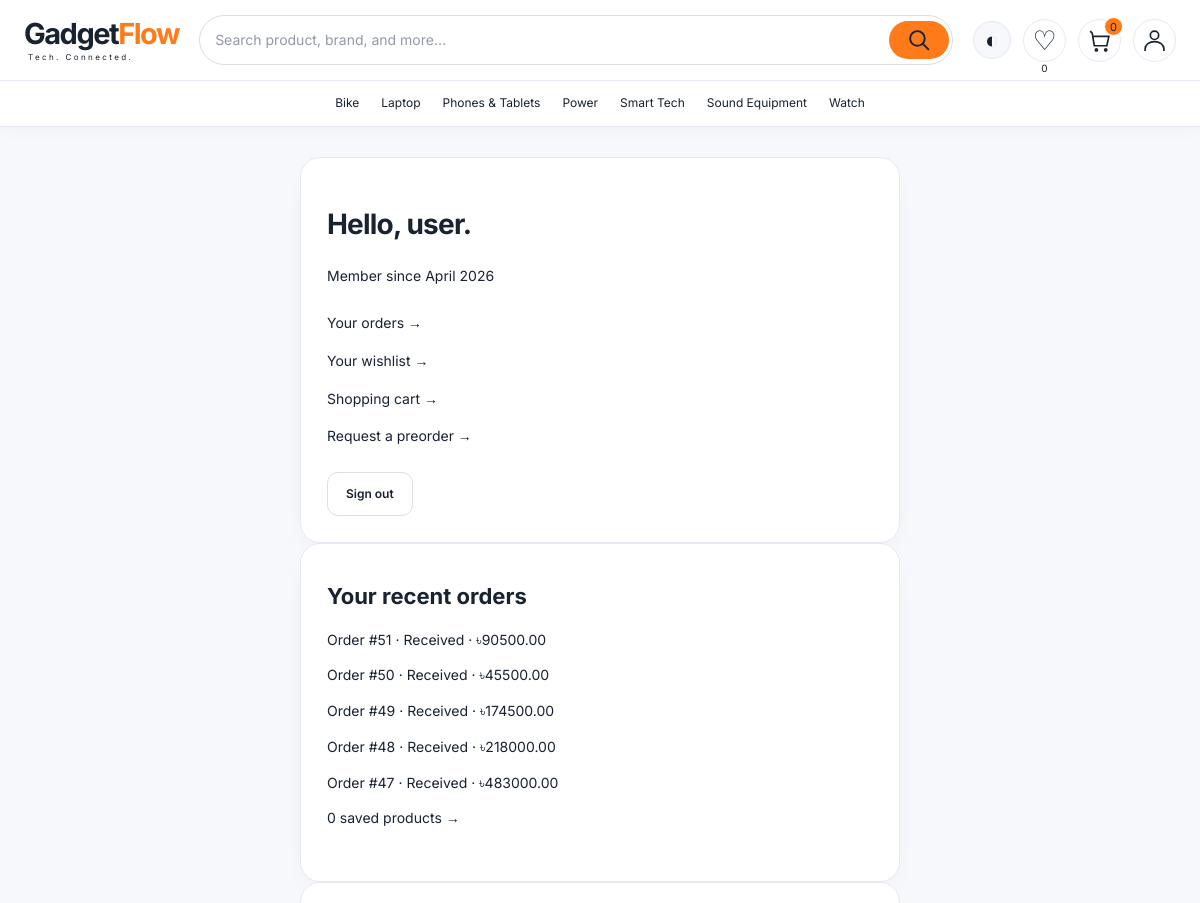
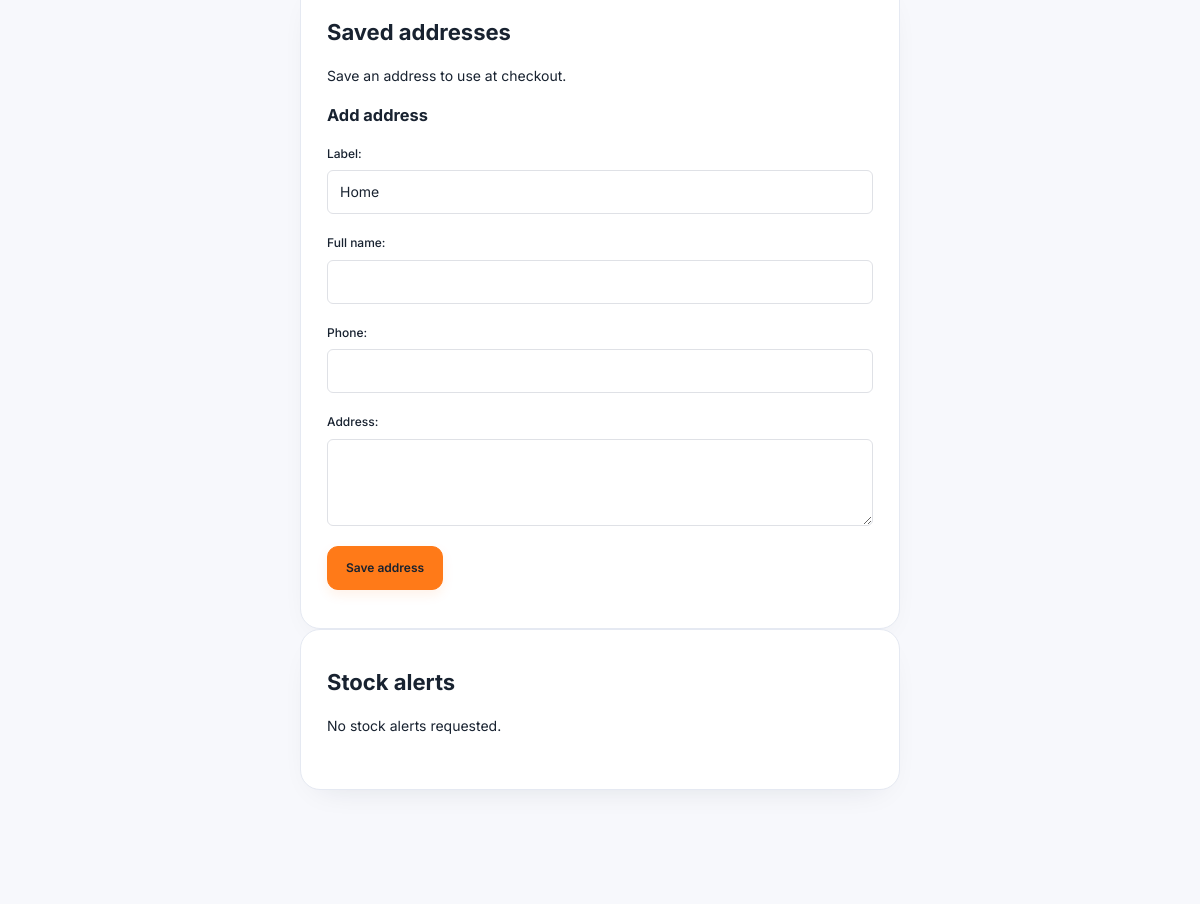
The app's page /profile/ (signed in, upper part), older data (2 pictures, top to bottom).
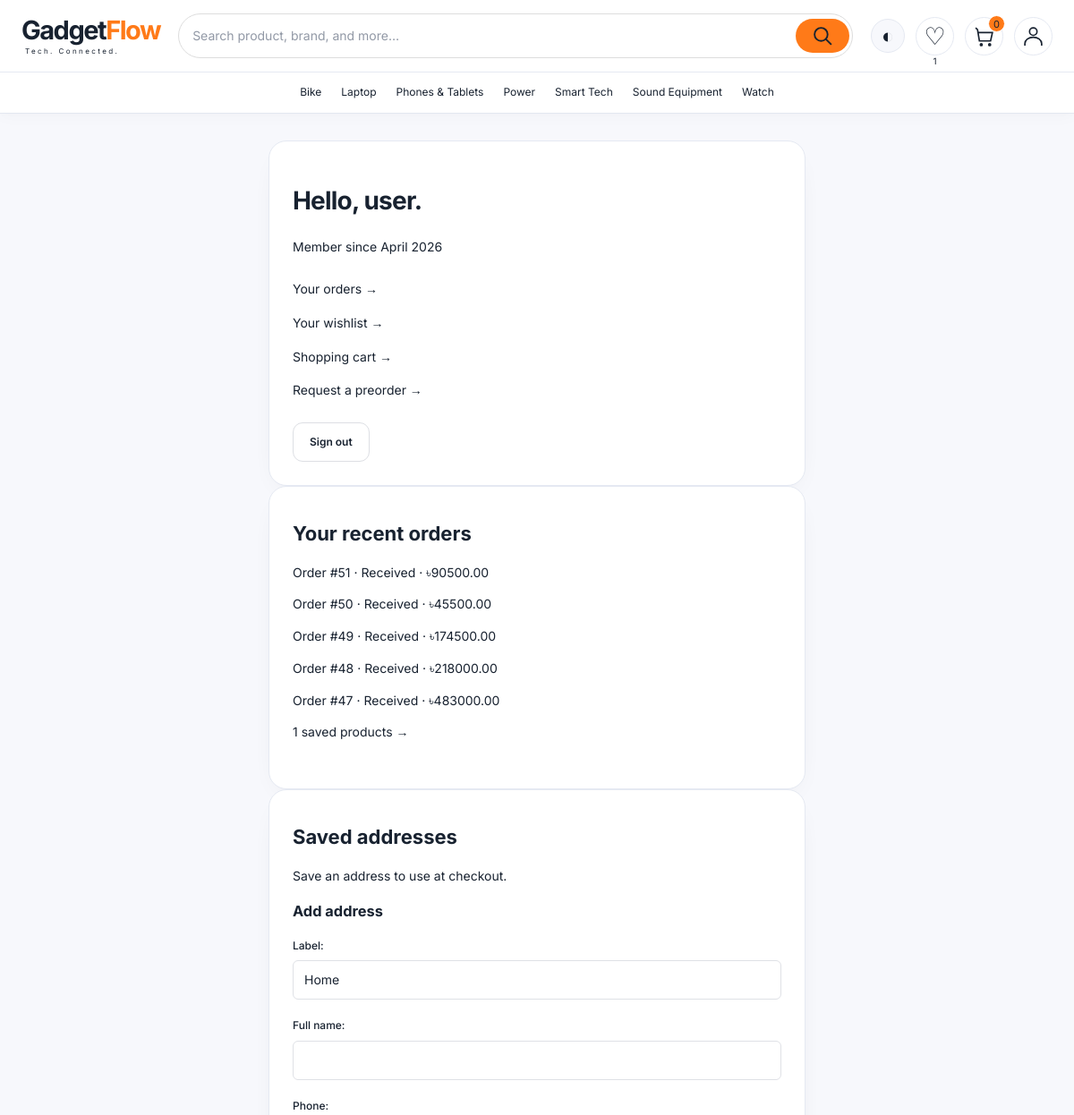
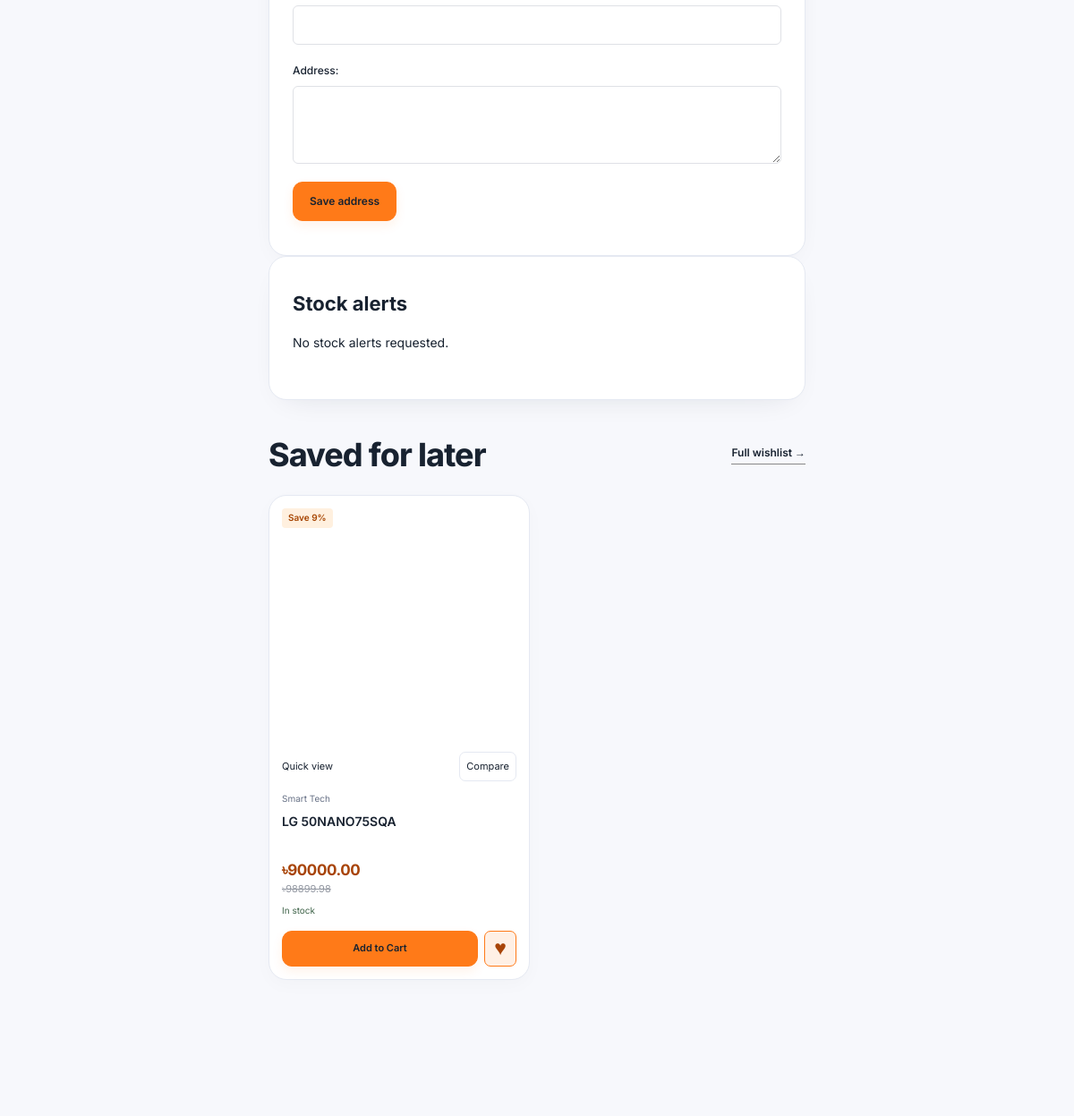
The same page, newer data (2 pictures, top to bottom).
### shop/models.py (models this page shows, shortened)
class Category(models.Model):
    name = models.CharField(max_length=100, unique=True)
    parent = models.ForeignKey('self', null=True, blank=True, on_delete=models.SET_NULL, related_name='children')
    image = models.ImageField(upload_to='categories/', blank=True)
    featured = models.BooleanField(default=True)
    position = models.PositiveIntegerField(default=0)
    class Meta:
        ordering = ['position', 'name']

class Order(models.Model):
    class Meta:
        permissions = [('record_cod_collection', 'Can record cash on delivery collection'),
                       ('verify_manual_payment', 'Can verify manual payment against merchant records')]
    inventory_released = models.BooleanField(default=False, editable=False)
    courier_name = models.CharField(max_length=100, blank=True)
    tracking_number = models.CharField(max_length=150, blank=True)
    tracking_url = models.URLField(max_length=500, blank=True, validators=[validate_public_https])
    STATUS_CHOICES = [('awaiting_payment', 'Awaiting payment'), ('received', 'Received'), ('processing', 'Processing'), ('shipped', 'Shipped'), ('delivered', 'Delivered'), ('cancelled', 'Cancelled')]
    status = models.CharField(max_length=20, choices=STATUS_CHOICES, default='received')
    coupon_code = models.CharField(max_length=40, blank=True)
    coupon_discount = models.DecimalField(max_digits=14, decimal_places=2, default=0)
    user = models.ForeignKey(User, on_delete=models.CASCADE, related_name='orders')
    full_name = models.CharField(max_length=100)
    email = models.EmailField()
    address = models.TextField()
    phone = models.CharField(max_length=20)
    total_price = models.DecimalField(max_digits=14, decimal_places=2)
    date_ordered = models.DateTimeField(auto_now_add=True)
    PAYMENT_CHOICES = [
        ('CARD', 'Card (hosted checkout)'),
        ('ONLINE_BKASH', 'bKash (hosted checkout)'),
        ('COD', 'Cash on Delivery'),
        ('BKASH', 'bKash'),
    ]
    payment_method = models.CharField(max_length=20, choices=PAYMENT_CHOICES, default='COD')
    bkash_number = models.CharField(max_length=15, null=True, blank=True)
    trx_id = models.CharField(max_length=50, null=True, blank=True)
    checkout_token = models.UUIDField(unique=True, null=True, blank=True, editable=False)
    subtotal = models.DecimalField(max_digits=14, decimal_places=2, default=0)
    shipping_price = models.DecimalField(max_digits=10, decimal_places=2, default=0)
    savings = models.DecimalField(max_digits=14, decimal_places=2, default=0)
    payment_status = models.CharField(max_length=20, default='pending', choices=[('pending', 'Unpaid / pending'),
                                                                                 ('manual_review',
                                                                                  'Awaiting verification'),
                                                                                 ('paid', 'Verified paid'),
                                                                                 ('failed', 'Payment failed'),
                                                                                 ('cancelled', 'Payment cancelled'),
                                                                                 ('expired', 'Payment expired'),
                                                                                 ('review', 'Payment needs reconciliation')])

class Product(models.Model):
    category = models.ForeignKey(Category, on_delete=models.CASCADE, related_name='products')
    name = models.CharField(max_length=200)
    description = models.TextField(blank=True)
    price = models.DecimalField(max_digits=8, decimal_places=2)
    image = models.ImageField(upload_to='product_images/', blank=True, null=True)
    logo = models.ImageField(upload_to='logos/', blank=True, null=True, help_text='Preserved legacy product logo.')
    brand = models.ForeignKey('Brand', blank=True, null=True, on_delete=models.SET_NULL, related_name='products')
    compare_at_price = models.DecimalField(max_digits=10, decimal_places=2, blank=True, null=True,
                                           validators=[MinValueValidator(Decimal('0'))])
    stock = models.PositiveIntegerField(null=True, blank=True,
                                        help_text='Blank preserves legacy products with untracked stock. Set a quantity to enforce inventory.')
    featured = models.BooleanField(default=False)
    position = models.PositiveIntegerField(default=0)
    specifications = models.JSONField(default=dict, blank=True,
                                      help_text='An object of specification names and values.')
    @property
    def pricing_item(self):
        variants = list(self.variants.all())
        available = [variant for variant in variants if variant.stock > 0]
        return min(available or variants, key=lambda variant: variant.price) if variants else self
    @property
    def selling_price(self):
        return self.pricing_item.price
    @property
    def has_variants(self):
        return bool(self.variants.all())
    @property
    def discount_percent(self):
        item = self.pricing_item
        if not item.compare_at_price or item.compare_at_price <= item.price:
            return 0
        return round((item.compare_at_price - item.price) / item.compare_at_price * 100)
    @property
    def display_original_price(self):
        return self.pricing_item.compare_at_price
    @property
    def availability(self):
        variants = list(self.variants.all())
        if variants:
            return 'In stock' if any(v.stock > 0 for v in variants) else 'Out of stock'
        return 'Availability confirmed with order' if self.stock is None else (
            'In stock' if self.stock > 0 else 'Out of stock')
    @property
    def can_purchase(self):
        return self.availability != 'Out of stock'

### shop/views.py (the view)
# urls.py: path('profile/', views.profile_view, name='profile'),
@login_required
def profile_view(request):
    instance = None
    address_id = request.POST.get('address_id') if request.method == 'POST' else request.GET.get('edit')
    if address_id:
        if not address_id.isdigit():
            raise Http404
        instance = get_object_or_404(SavedAddress, pk=address_id, user=request.user)
    form = AddressForm(request.POST if request.method == 'POST' else None, instance=instance)
    if request.method == 'POST' and form.is_valid():
        address = form.save(commit=False)
        address.user = request.user
        address.save()
        messages.success(request, 'Address saved.')
        return redirect('profile')
    return render(request, 'shop/profile.html', {'address_form': form, 'editing_address': instance,
                                               'addresses': request.user.addresses.all(),
                                               'saved_products': products_query().filter(wishlist__user=request.user)[:4],
                                               'recent_orders': request.user.orders.order_by('-date_ordered')[:5]})

### shop/templates/shop/profile.html (shortened to what this page needs)
{% extends 'base.html' %}
{% block content %}
    <div class="gf-shell gf-page gf-narrow">
        <section class="gf-panel"><h1>Hello, {{ user.username }}.</h1><p>Member since {{ user.date_joined|date:'F Y' }}</p>
            <div class="gf-account-links"><a href="{% url 'order_history' %}">Your orders →</a><a
                    href="{% url 'wishlist' %}">Your wishlist →</a><a href="{% url 'cart_view' %}">Shopping cart →</a><a
                    href="{% url 'preorder' %}">Request a preorder →</a></div>
            <form method="post" action="{% url 'logout' %}">{% csrf_token %}
                <button class="gf-button gf-button-secondary">Sign out</button>
            </form>
        </section>
        <section class="gf-panel gf-section"><h2>Your recent orders</h2>{% for order in recent_orders %}<p><a href="{% url 'order_detail' order.pk %}">Order #{{ order.pk }} · {{ order.get_status_display }} · ৳{{ order.total_price }}</a></p>{% empty %}<p>You haven’t placed an order yet.</p>{% endfor %}<p><a href="{% url 'wishlist' %}">{{ wishlist_ids|length }} saved products →</a></p></section>
        <section class="gf-panel gf-section"><h2>Saved addresses</h2>{% for address in addresses %}<article class="gf-address"><h3>{{ address.label }}</h3><p>{{ address.full_name }} · {{ address.phone }}<br>{{ address.address|linebreaksbr }}</p><a href="?edit={{ address.pk }}#address-form">Edit</a><form action="{% url 'delete_address' address.pk %}" method="post">{% csrf_token %}<button class="gf-button gf-button-secondary">Delete</button></form></article>{% empty %}<p>Save an address to use at checkout.</p>{% endfor %}
        <h3 id="address-form">{% if editing_address %}Edit address{% else %}Add address{% endif %}</h3><form method="post" class="gf-form">{{ address_form.as_p }}<button class="gf-button gf-button-primary">Save address</button></form></section>
        <section class="gf-panel gf-section"><h2>Stock alerts</h2>{% for alert in user.stock_alerts.all %}<article class="gf-address"><p>{{ alert.product.name }}{% if alert.variant %} / {{ alert.variant.option_label }}{% endif %} · {{ alert.email }}</p><p>{% if alert.sent_at %}Email sent {{ alert.sent_at|date:'d M Y, H:i' }}{% elif alert.active %}Waiting for restock{% else %}Cancelled{% endif %}</p>{% if alert.active %}<form method="post" action="{% url 'unsubscribe_stock' alert.pk %}">{% csrf_token %}<button class="gf-button gf-button-secondary">Cancel alert</button></form>{% endif %}</article>{% empty %}<p>No stock alerts requested.</p>{% endfor %}</section>
        {% if saved_products %}<section class="gf-section"><div class="gf-section-heading"><h2>Saved for later</h2><a href="{% url 'wishlist' %}">Full wishlist →</a></div><div class="gf-grid gf-dashboard-grid">{% include 'shop/includes/product_grid.html' with products=saved_products %}</div></section>{% endif %}
    </div>{% endblock %}

### shop/templates/shop/includes/navbar.html (shortened to what this page needs)
<header class="gf-header">
    <div class="gf-nav gf-shell">
        <a class="gf-brand" href="{% url 'home' %}" aria-label="GadgetFlow home">Gadget<span>Flow</span><small>Tech.
            Connected.</small></a>
        <div class="gf-search-wrap">
            <form class="gf-search" action="{% url 'product_list' %}" method="get" role="search">
                <input id="nav-search" name="q" type="search" autocomplete="off"
                       placeholder="Search product, brand, and more…" value="{{ search_query|default:'' }}"
                       aria-controls="search-suggestions" aria-expanded="false"
                       data-suggest-url="{% url 'ajax_products' %}">
                <button type="submit" aria-label="Search">
                    <svg width="25" height="25" viewBox="0 0 24 24" fill="none" stroke="currentColor" stroke-width="1.8" aria-hidden="true">
                        <circle cx="10" cy="10" r="7"/>
                        <path d="m15 15 6 6"/>
                    </svg>
                </button>
            </form>
        </div>
        <div class="gf-nav-actions"><button class="gf-theme-toggle" type="button" data-theme-toggle aria-label="Switch to dark theme" aria-pressed="false">◐</button><a class="gf-nav-link" href="{% url 'preorder' %}">Pre-order</a><a
                class="gf-icon-link gf-wishlist-link" href="{% url 'wishlist' %}" aria-label="Wishlist, {{ wishlist_ids|length }} saved products">♡<small data-wishlist-count>{{ wishlist_ids|length }}</small></a><a
                class="gf-icon-link gf-cart" href="{% url 'cart_view' %}" data-open-cart aria-label="Cart, {{ cart_count }} items">
            <svg width="25" height="25" viewBox="0 0 24 24" fill="none" stroke="currentColor" stroke-width="1.6" aria-hidden="true">
                <path d="m3 3 2 2 2 12h12l2-9H6"/>
                <circle cx="9" cy="21" r="1"/>
                <circle cx="18" cy="21" r="1"/>
            </svg>
            <span id="cart-count" data-cart-count>{{ cart_count }}</span></a>
            <details class="gf-account">
                <summary aria-label="Account menu">
                    <svg width="25" height="25" viewBox="0 0 24 24" fill="none" stroke="currentColor" stroke-width="1.6" aria-hidden="true">
                        <circle cx="12" cy="7" r="4"/>
                        <path d="M3 22v-2a9 7 0 0 1 18 0v2"/>
                    </svg>
                </summary>
            </details>
        </div>
    </div>
    <nav class="gf-categories" aria-label="Product categories">
        <div class="gf-shell">{% for category in nav_categories %}
            <div class="gf-category-menu"><a
                    href="{% url 'product_list' %}?category={{ category.pk }}">{{ category.name }}</a>
                    </div>{% endfor %}</div>
    </nav>
</header>

### shop/templates/shop/includes/product_card.html
<article class="gf-card" data-product-id="{{ product.pk }}">
    <div class="gf-card-media">{% if product.discount_percent %}
        <span class="gf-discount">Save {{ product.discount_percent }}%</span>{% endif %}<a class="gf-card-image"
                                                                                           href="{% url 'product_detail' product.pk %}"
                                                                                           aria-label="View {{ product.name }}">
        {% if product.image %}
            <img src="{{ product.image.url }}" alt="{{ product.name }}" width="320" height="320" loading="lazy"
                 decoding="async">{% else %}<span class="gf-image-placeholder">Image coming soon</span>{% endif %}</a>
    </div>
    <div class="gf-card-tools"><a href="{% url 'quick_view' product.pk %}" data-quick-view>Quick view</a>
        <form method="post" action="{% url 'compare_toggle' product.pk %}" data-compare-form data-product-id="{{ product.pk }}">{% csrf_token %}<input type="hidden" name="action" value="{% if product.pk in compare_ids %}remove{% else %}add{% endif %}"><button aria-label="Compare {{ product.name }}" aria-pressed="{% if product.pk in compare_ids %}true{% else %}false{% endif %}"><span data-compare-label>{% if product.pk in compare_ids %}Compared{% else %}Compare{% endif %}</span></button></form></div>
    <div class="gf-card-body"><p class="gf-card-category">{{ product.category.name }}</p>
        <h3 class="gf-card-title"><a href="{% url 'product_detail' product.pk %}">{{ product.name }}</a></h3>
        <p class="gf-card-price">{% if product.has_variants %}<small>From </small>{% endif %}
            ৳{{ product.selling_price|floatformat:2 }}{% if product.discount_percent %}
                <del>৳{{ product.display_original_price|floatformat:2 }}</del>{% endif %}</p>
        <p class="gf-stock {% if not product.can_purchase %}gf-unavailable{% endif %}">{{ product.availability }}</p>
        <div class="gf-card-actions">{% if product.has_variants %}
            <a class="gf-button gf-button-primary" href="{% url 'product_detail' product.pk %}">Choose
                options</a>{% else %}
            <form action="{% url 'add_to_cart' product.pk %}" method="post" data-cart-form>{% csrf_token %}
                <button class="gf-button gf-button-primary" {% if not product.can_purchase %}disabled{% endif %}>Add to
                    Cart
                </button>
            </form>{% endif %}
            {% include 'shop/includes/wishlist_button.html' with show_wishlist_label=False %}
        </div>
    </div>
</article>

### shop/templates/shop/includes/wishlist_button.html (shortened to what this page needs)
{% if user.is_authenticated %}
<form action="{% url 'toggle_wishlist' product.pk %}" method="post" data-wishlist-form data-product-id="{{ product.pk }}" data-product-name="{{ product.name }}">{% csrf_token %}
    <button class="{% if show_wishlist_label %}gf-button gf-button-secondary{% else %}gf-save-button{% endif %}"
            aria-label="{% if product.pk in wishlist_ids %}Remove {{ product.name }} from wishlist{% else %}Save {{ product.name }} to wishlist{% endif %}"
            aria-pressed="{% if product.pk in wishlist_ids %}true{% else %}false{% endif %}">
        <span data-wishlist-icon aria-hidden="true">{% if product.pk in wishlist_ids %}♥{% else %}♡{% endif %}</span>
    </button>
</form>
{% endif %}

Row changes from the older to the newer data that the page shows:
now on this page (row edited): Product: discount_percent "9", image (picture), shows "Compare", category.name "Smart Tech", name "LG 50NANO75SQA", selling_price "90000.00", display_original_price "98899.98", availability "In stock", shows "Add to Cart"
Text that changed along with them:
{{ wishlist_ids|length }}: "0" → "1"
text now shown: "Saved for later Full wishlist →"
